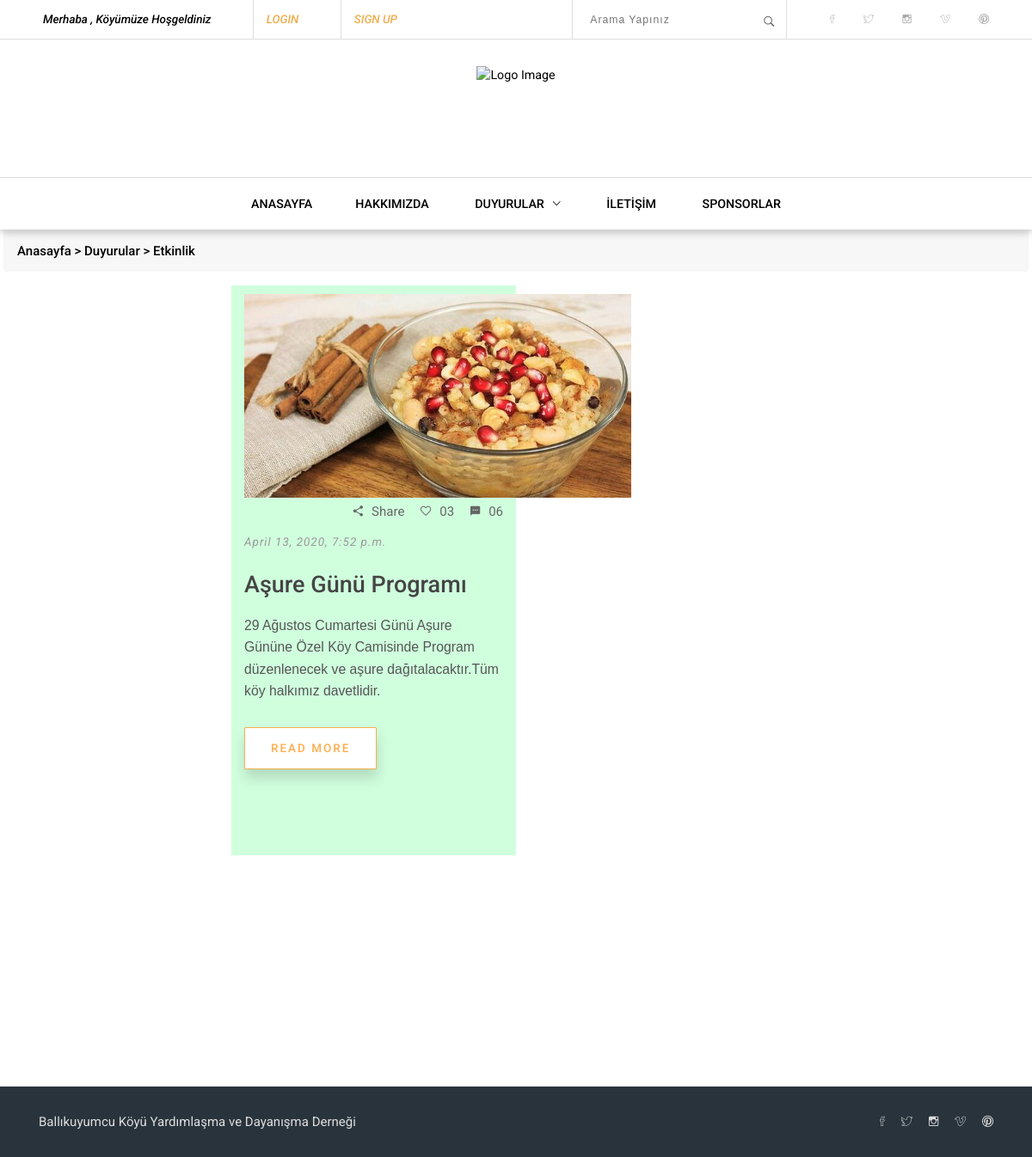
Before: /category/15/etkinlik-duyurusu/ with the older database file.
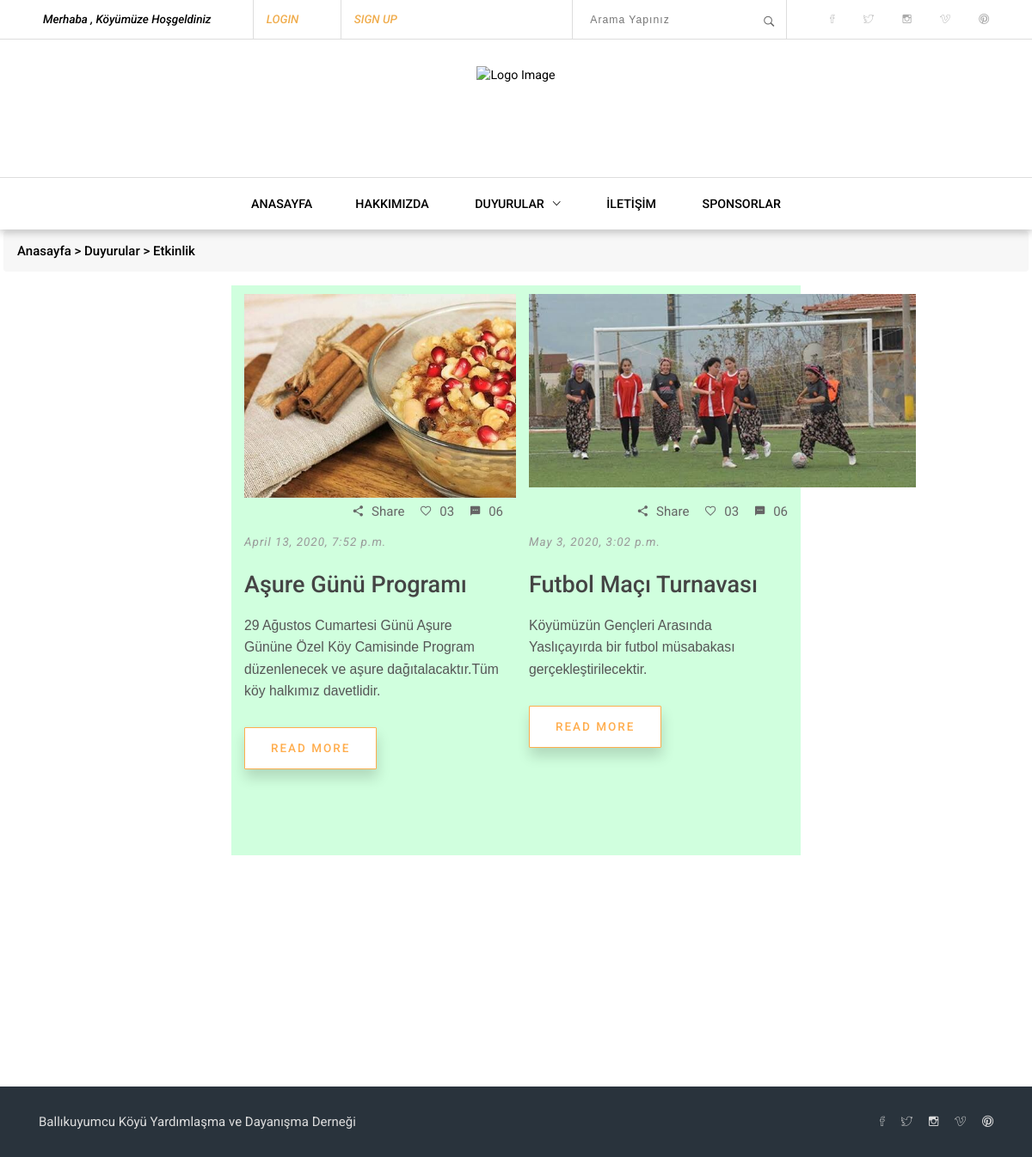
After: the same page with the newer database file.
### announcement/models.py (models this page shows, shortened)
class Category(MPTTModel):
    STATUS = (
        ('True', 'Evet'),
        ('False', 'Hayır'),
    )
    title = models.CharField(max_length=50)
    keywords = models.CharField(max_length=255)
    description = models.CharField(max_length=255)
    image = models.ImageField(blank=True, upload_to='images/')
    status = models.CharField(max_length=10, choices=STATUS)
    slug = models.SlugField(null=False, unique=True)
    parent = TreeForeignKey('self', blank=True, null=True, related_name='children', on_delete=models.CASCADE)
    create_at = models.DateTimeField(auto_now_add=True)
    update_at = models.DateTimeField(auto_now=True)
    class MPTTMeta:
        order_insertion_by = ['title']
    def __str__(self):
        full_path = [self.title]
        k = self.parent
        while k is not None:
            full_path.append(k.title)
            k = k.parent
        return ' > '.join(full_path[::-1])
    def image_tag(self):
        return mark_safe('<img src="{}" height="50"/>'.format(self.image.url))
    image_tag.short_description = 'Image'

class Announcement(models.Model):
    STATUS = (
        ('True', 'Evet'),
        ('False', 'Hayır'),
    )
    category = models.ForeignKey(Category, on_delete=models.CASCADE)
    title = models.CharField(max_length=100)
    keywords = models.CharField(max_length=255)
    description = models.CharField(max_length=255)
    image = models.ImageField(blank=True, upload_to='images/')
    status = models.CharField(max_length=10, choices=STATUS)
    detail = RichTextUploadingField()
    slug = models.SlugField()
    create_at = models.DateTimeField(auto_now_add=True)
    update_at = models.DateTimeField(auto_now=True)
    def image_tag(self):
        return mark_safe('<img src="{}" height="50"/>'.format(self.image.url))
    image_tag.short_description = 'Image'

### home/views.py (the view)
# urls.py: path('category/<int:id>/<slug:slug>/', views.category_announcements, name='category_announcements'),
def category_announcements(request, id, slug):
    category = Category.objects.all()
    categorydata = Category.objects.get(pk=id)
    announcements = Announcement.objects.filter(category_id=id)
    context = {'announcements': announcements,
               'category': category,
               'categorydata': categorydata}
    return render(request, 'announcements.html', context)

### home/templates/announcements.html (shortened to what this page needs)
{% extends "homebase.html" %}
{% load static %}
{% block head %}
    <link href="{% static 'common-css/bootstrap.css' %}" rel="stylesheet">
    <link href="{% static 'common-css/ionicons.css' %}" rel="stylesheet">
    <link href="{% static '01-homepage/css/styles.css' %}" rel="stylesheet">
    <link href="{% static '01-homepage/css/responsive.css' %}" rel="stylesheet">
{% endblock %}
{% block body %}
    <section class="blog-area" style="padding: 269px;">
        <div id="breadcrumb" style="margin-left: -265px; margin-right: -265px;">
            <ul class="breadcrumb">
                <li><a href="/home"><b>Anasayfa >  </b></a></li>
                <li><a href="#!"><b>Duyurular > </b></a></li>
                <li><a href="#!"><b>{{ categorydata }} </b></a></li>
            </ul>
        </div>
        <div class="container">
            <div class="row">
                {% for rs in announcements %}
                    <div class="col-lg-6 col-md-12" style="background-color: #d0ffde" >
                        <div class="single-post">
                                <div class="image-wrapper" style="height: 250px; width: 450px; margin-bottom: -42px; margin-top: 10px">
                                    <img src="{{ rs.image.url }}" alt="Blog Image">
                                </div>
                            <div class="icons" >
                                <ul class="right-area social-icons">
                                    <li><a href="#"><i class="ion-android-share-alt"></i>Share</a></li>
                                    <li><a href="#"><i class="ion-android-favorite-outline"></i>03</a></li>
                                    <li><a href="#"><i class="ion-android-textsms"></i>06</a></li>
                                </ul>
                            </div>
                            <h6 class="date"><em>{{ rs.create_at }}</em></h6>
                            <h3 class="title" >
                                <a  href="/announcement/{{ rs.id }}/{{ rs.slug }}"><b class="light-color">{{ rs.title }}</b></a>
                            </h3>
                            <p >{{ rs.detail|safe }}</p>
                            <a class="btn read-more-btn"  style="margin-bottom: 100px" href="/announcement/{{ rs.id }}/{{ rs.slug }}"><b>READ MORE</b></a>
                        </div>
                    </div>
                {% endfor %}
            </div>
        </div>
    </section>
{% endblock %}

### home/templates/homebase.html (shortened to what this page needs)
<!DOCTYPE html>
<html lang="en">
{% load static %}
<head>
    <link href="../static/common-css/bootstrap.css" rel="stylesheet">
    <link href="{% static 'common-css/ionicons.css' %}" rel="stylesheet">
    <link href="{% static 'common-css/layerslider.css' %}" rel="stylesheet">
    <link href="{% static '01-homepage/css/styles.css' %}" rel="stylesheet">
    <link href="{% static '01-homepage/css/responsive.css' %}" rel="stylesheet">
    <link rel="stylesheet" href="https://ajax.googleapis.com/ajax/libs/jqueryui/1.11.4/themes/smoothness/jquery-ui.css">
    {% block head %}                                          {% endblock %}
</head>
<body>
{% include 'header.html' %}
{% block body %}{% endblock %}
{% include 'footer.html' %}
</body>
</html>

### home/templates/header.html (shortened to what this page needs)
{% load static %}
<header >
    <div class="top-menu">
        <ul class="left-area welcome-area">
            <li class="hello-blog"><b>Merhaba , Köyümüze Hoşgeldiniz</b></li>
            {% if user.id is not None %}
            <li><button><b style="color: #f0ad4e">{{ user.first_name }}</b></button></li>
            <li><a href="/logout/"><b style="color: #f0ad4e">LOG OUT</b></a></li>
            {% else %}
            <li><a href="/login/"><b style="color: #f0ad4e">LOGIN</b></a></li>
            <li><a href="/signup/"><b style="color: #f0ad4e">SIGN UP</b></a></li>
            {% endif %}
        </ul>
        <div class="right-area">
            <div class="src-area" >
                <form action="/search/" method="post">
                    <input  id="query" name="query" class="src-input" type="text" placeholder="Arama Yapınız"/>
                    <button class="src-btn" type="submit"><i class="ion-ios-search-strong"></i></button>
                </form>
            </div>
            <ul class="social-icons">
                <li><a href="#"><i class="ion-social-facebook-outline"></i></a></li>
                <li><a href="#"><i class="ion-social-twitter-outline"></i></a></li>
                <li><a href="#"><i class="ion-social-instagram-outline"></i></a></li>
                <li><a href="#"><i class="ion-social-vimeo-outline"></i></a></li>
                <li><a href="#"><i class="ion-social-pinterest-outline"></i></a></li>
            </ul>
        </div>
    </div>
    <div class="middle-menu center-text">
        <a href="#" class="logo"><img src="{% static 'images/baslık.png' %}" alt="Logo Image"></a>
    </div>
    <div class="bottom-area">
        <ul class="main-menu visible-on-click" id="main-menu">
            <li class="drop-down"><a href="/home">ANASAYFA</a>
            <li><a href="/about">HAKKIMIZDA</a></li>
            <li class="drop-down"><a href="/">DUYURULAR<i class="ion-ios-arrow-down"></i></a>
                {% load mptt_tags %}
            </li>
            <li><a href="/contact">İLETİŞİM</a></li>
            <li><a href="/sponsor">SPONSORLAR</a></li>
        </ul>
    </div>
</header>

### home/templates/footer.html (shortened to what this page needs)
{% load static %}
<footer>
    <div class="container">
        <div class="row">
            <div class="col-sm-6">
                <div class="footer-section">
                    <a target="_blank" href="/home">Ballıkuyumcu Köyü Yardımlaşma ve Dayanışma Derneği
                    </a>
                </div>
            </div>
            <div class="col-sm-6">
                <div class="footer-section">
                    <ul class="social-icons">
                        <li><a href="#"><i class="ion-social-facebook-outline"></i></a></li>
                        <li><a href="#"><i class="ion-social-twitter-outline"></i></a></li>
                        <li><a href="#"><i class="ion-social-instagram-outline"></i></a></li>
                        <li><a href="#"><i class="ion-social-vimeo-outline"></i></a></li>
                        <li><a href="#"><i class="ion-social-pinterest-outline"></i></a></li>
                    </ul>
                </div>
            </div>
        </div>
    </div>
</footer>

### home/static/01-homepage/css/styles.css (style rules this page uses)
html { font-size: 100%; height: 100%; overflow-x: hidden; touch-action: manipulation; }
body { font-size: 15px; font-family: 'Roboto', sans-serif; width: 100%; height: 100%; margin: 0; font-weight: 400; -webkit-font-smoothing: antialiased; -moz-osx-font-smoothing: grayscale; word-wrap: break-word; color: #000; }
h1, h2, h3, h4, h5, h6, p, a, ul, span, li, img, inpot, button { margin: 0; padding: 0; }
h1,h2,h3,h4,h5,h6 { line-height: 1.5; font-weight: inherit; }
p { line-height: 1.6; font-size: 1.05em; font-family: 'Maven Pro', sans-serif; font-weight: 400; color: #555; }
h3 { font-size: 1.8em; }
h6 { font-size: .9em; letter-spacing: 1px; }
a, button { display: inline-block; text-decoration: none; color: inherit; transition: all .3s; }
b { font-weight: 500; }
img { width: 100%; }
li { list-style: none; display: inline-block; }
button { outline: 0; border: 0; background: none; cursor: pointer; }
b.light-color { color: #444; }
.btn { font-size: .9em; padding: 15px 30px; border-radius: 1px; letter-spacing: 2px; border: 1px solid #FFAD4D; background: #FFAD4D; color: #fff; }
.center-text { text-align: center; }
.left-area { float: left; }
.right-area { float: right; }
header { position: absolute; left: 0; right: 0; top: 0; z-index: 1000; font-size: .95em; box-shadow: 0px 2px 10px rgba(0,0,0, .3); background: #fff; }
header .top-menu { width: 100%; height: 45px; line-height: 45px; overflow: hidden; font-size: .95em; font-style: italic; }
header .top-menu ul.welcome-area { padding-left: 20px; }
header .top-menu ul.welcome-area > li { margin: 0 15px; padding: 0 15px; border-left: 1px solid #ddd; }
header .top-menu ul > li:first-child { border-left: 0; }
header .top-menu ul.social-icons { display: inline-block; padding: 0 35px; color: #aaa; }
header .top-menu ul.social-icons > li > a { padding: 0 15px; }
header .src-area { position: relative; float: left; height: 45px; width: 250px; display: inline-block; border-left: 1px solid #ddd; border-right: 1px solid #ddd; background: #fff; }
header .src-area .src-input { position: absolute; top: 0; bottom: 0; left: 0; right: 0; width: 100%; padding: 0 40px 0 20px; background: transparent; border: 0; outline: 0; }
header .src-area .src-btn { position: absolute; top: 0; bottom: 0; right: 0; width: 40px; font-size: 1.2em; opacity: .6; z-index: 10; }
header .middle-menu { border-top: 1px solid #ddd; border-bottom: 1px solid #ddd; }
header .logo { padding: 30px 0; height: 160px; }
header .logo img { height: 100%; width: auto; }
header .bottom-area { text-align: center; }
header .main-menu { font-weight: 500; }
header .main-menu > li > a { height: 60px; line-height: 60px; padding: 0 25px; }
header .main-menu li.drop-down { position: relative; text-align: left; }
header .main-menu li i { margin-left: 10px; }
.single-post .icons { overflow: hidden; line-height: 30px; margin: 30px 0 10px; }
.single-post .icons ul.social-icons { color: #666; }
.single-post .icons ul.social-icons > li > a { padding-left: 15px; }
.single-post .icons ul.social-icons > li > a > i { margin-right: 10px; }
.single-post .title { margin: 20px 0 15px; }
.single-post .date { color: #999; }
.single-post .read-more-btn { clear: both; margin-top: 30px; box-shadow: 1px 10px 15px rgba(0,0,0, .15); border: 1px solid #FFAD4D; background: #fff; color: #FFAD4D; }
.src-area { line-height: 50px; position: relative; }
.src-area input { display: block; width: 100%; padding: 0 50px 0 20px; border: 0; outline: 0; border-bottom: 1px solid #bbb; }
.src-area .src-btn { position: absolute; top: 0; right: 20px; height: 50px; }
footer { background: #29333C; color: #ddd; }
footer .footer-section { margin: 30px 0; }
footer .social-icons { text-align: right; }
footer .social-icons > li > a { padding-left: 15px; }

Changed rows visible on the page:
added Announcement: image (picture), create_at "May 3, 2020, 3:02 p.m.", title "Futbol Maçı Turnavası", detail "Köyümüzün Gençleri Arasında Yaslıçayırda bir futbol müsabakası gerçekleştirilecektir."
